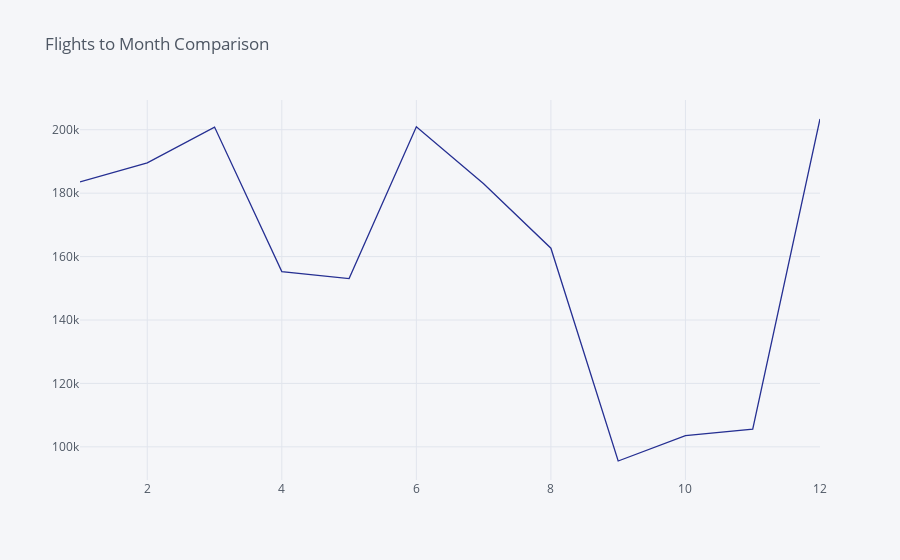

The code cell stored with this chart in its notebook:
### Code cell
plt.figure(figsize=(10,10))
groupedByMonth['FlightNum'].iplot(title='Flights to Month Comparison',color='#252f92')

### Figure 1 — Plotly figure (JSON) as saved in the notebook; plotly's stock layout.template omitted (floating-point values rounded to 4 significant figures)
{"data": [{"line": {"color": "rgba(37, 47, 146, 1.0)", "dash": "solid", "shape": "linear", "width": 1.3}, "mode": "lines", "name": "FlightNum", "text": "", "type": "scatter", "x": [1, 2, 3, 4, 5, 6, 7, 8, 9, 10, 11, 12], "y": [183527, 189534, 200842, 155264, 153072, 200914, 182945, 162648, 95539, 103525, 105563, 203385]}], "layout": {"legend": {"bgcolor": "#F5F6F9", "font": {"color": "#4D5663"}}, "paper_bgcolor": "#F5F6F9", "plot_bgcolor": "#F5F6F9", "title": {"font": {"color": "#4D5663"}, "text": "Flights to Month Comparison"}, "xaxis": {"gridcolor": "#E1E5ED", "showgrid": true, "tickfont": {"color": "#4D5663"}, "title": {"font": {"color": "#4D5663"}, "text": ""}, "zerolinecolor": "#E1E5ED"}, "yaxis": {"gridcolor": "#E1E5ED", "showgrid": true, "tickfont": {"color": "#4D5663"}, "title": {"font": {"color": "#4D5663"}, "text": ""}, "zerolinecolor": "#E1E5ED"}}}
